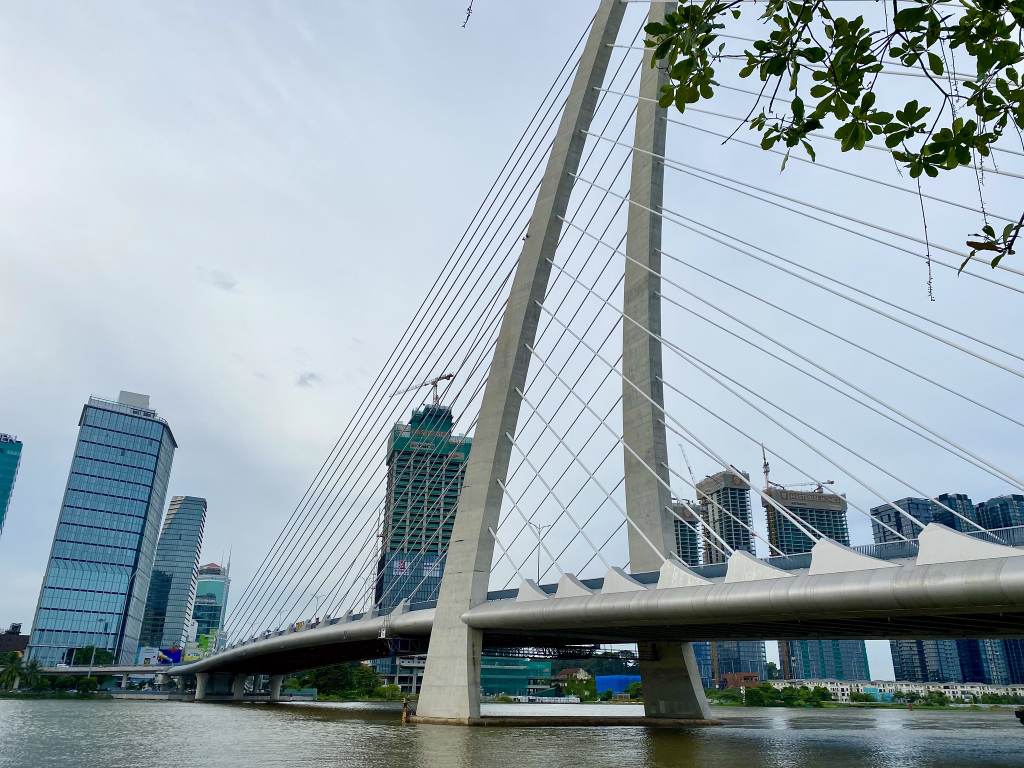
#> input picture Lab2_Part2/data/input/caubason.jpg, 2048 x 1536 px (shown at 1/2 size)
$ jupyter execute Phan3_MoRong.ipynb   (text cells are left out)
#> lines starting #> are read from the running program, lines starting #| are printed output that depends on the picture; after the words box and inside, x2 and y2 are one past the last pixel; in counts of white or black regions, pixels touching at a corner belong together; pictures that were not available may be replaced by others from this repository, and a replacement may not be noted
[cell 1]
import cv2
import numpy as np
import matplotlib.pyplot as plt
from skimage.metrics import structural_similarity as ssim

# Đọc ảnh xám (sử dụng ảnh từ thư mục data)
img_path = './data/input/caubason.jpg'  # Điều chỉnh đường dẫn nếu cần
try:
    img = cv2.imread(img_path, cv2.IMREAD_GRAYSCALE)
#> img: shape (1536, 2048); min 0, max 255, mean 163.3
    if img is None:
        print(f"Không tìm thấy ảnh tại {img_path}")
    else:
        # Tạo 2 kết quả Canny khác nhau
        edges_standard = cv2.Canny(img, 100, 200)  # Tham số mặc định
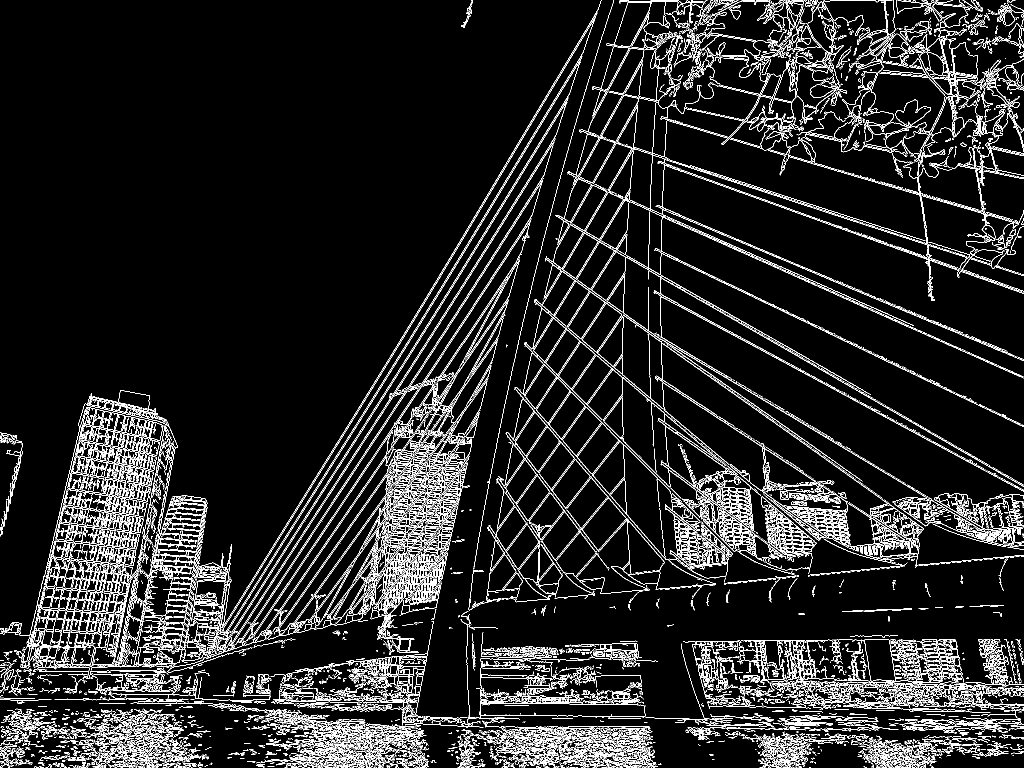
#> edges_standard: shape (1536, 2048) (shown at 1/2 size); 8.9% white in thin lines or dots
        edges_tuned = cv2.Canny(img, 30, 150)      # Tham số đã tinh chỉnh
#> edges_tuned: shape (1536, 2048); 11.5% white in thin lines or dots

        # Tính toán chỉ số SSIM
        score, diff = ssim(edges_standard, edges_tuned, full=True)
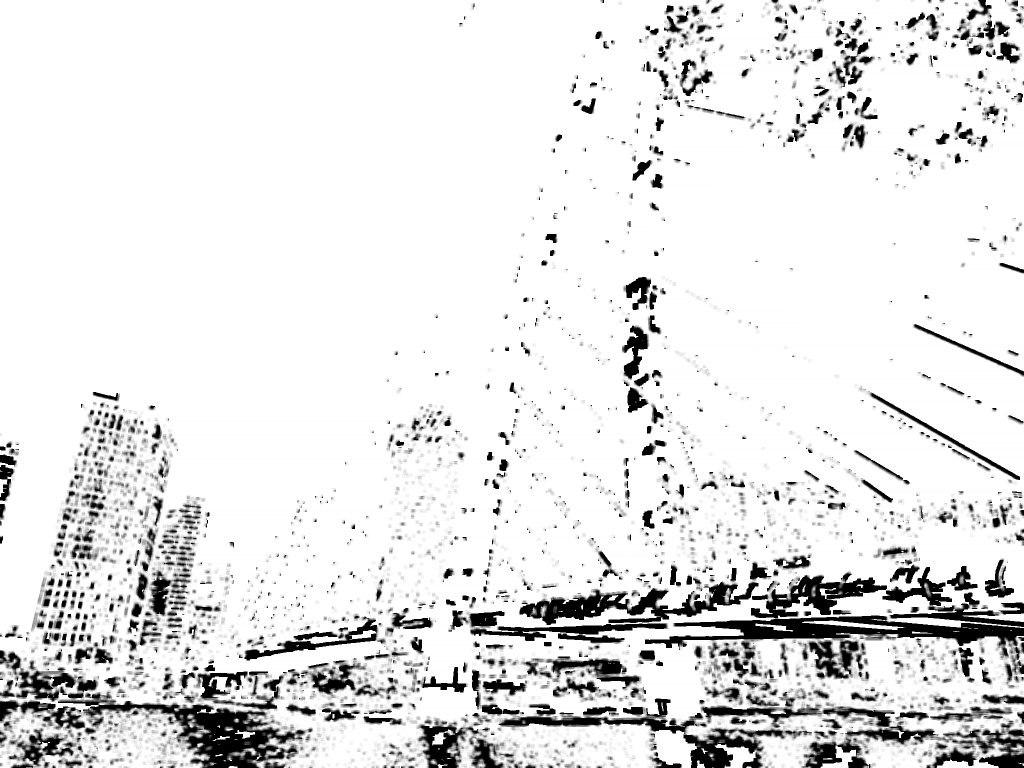
#> diff: shape (1536, 2048) float64 (shown at 1/2 size); min 1.04e-06, max 1, mean 0.895
#> score = 0.895
        print(f"Chỉ số SSIM (Độ tương đồng) giữa 2 thiết lập tham số: {score:.4f}")
#| Chỉ số SSIM (Độ tương đồng) giữa 2 thiết lập tham số: 0.8952

        # Hiển thị
        fig, axes = plt.subplots(1, 2, figsize=(12, 5))
        axes[0].imshow(edges_standard, cmap='gray')
        axes[0].set_title('Canny (100, 200)')
        axes[1].imshow(edges_tuned, cmap='gray')
        axes[1].set_title('Canny (30, 150)')
        for ax in axes:
            ax.axis('off')
        plt.tight_layout()
        plt.show()
except Exception as e:
    print(f"Lỗi: {e}")

[cell 2]
def auto_canny(image, sigma=0.33):
    """
    Tính toán ngưỡng Canny tự động dựa trên median
    """
#> called with sigma = 0.33
    v = np.median(image)
#> v = 204
    lower = int(max(0, (1.0 - sigma) * v))
#> lower = 136
    upper = int(min(255, (1.0 + sigma) * v))
#> upper = 255
    return cv2.Canny(image, lower, upper)
#> returned value: shape (1536, 2048); 3.5% white in thin lines or dots

try:
    img_path = './data/input/caubason.jpg'  # Điều chỉnh đường dẫn nếu cần
    img = cv2.imread(img_path, cv2.IMREAD_GRAYSCALE)

    if img is not None:
        # Dùng Bilateral Filter thay cho Gaussian (Khử nhiễu nhưng giữ nét cạnh)
        bilateral_filtered = cv2.bilateralFilter(img, d=9, sigmaColor=75, sigmaSpace=75)

        # Áp dụng Auto-Canny trên ảnh đã lọc
        edges_improved = auto_canny(bilateral_filtered)
        edges_original = cv2.Canny(img, 100, 200)

        fig, axes = plt.subplots(1, 2, figsize=(12, 5))
        axes[0].imshow(edges_original, cmap='gray')
        axes[0].set_title('Canny Cơ bản')
        axes[1].imshow(edges_improved, cmap='gray')
        axes[1].set_title('Bilateral Filter + Auto Canny')
        for ax in axes:
            ax.axis('off')
        plt.tight_layout()
        plt.show()
except Exception as e:
    print(f"Lỗi: {e}")

[cell 3]
import cv2
import matplotlib.pyplot as plt

try:
    img_path = './data/input/khuphocohoian.jpg'  # Điều chỉnh đường dẫn nếu cần
    img_color = cv2.imread(img_path)
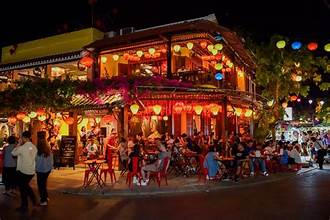
#> input picture Lab2_Part2/data/input/khuphocohoian.jpg, 330 x 220 px
#> img_color is the input picture: shape (220, 330, 3); mean B, G, R 26.8, 41.6, 78.7

    if img_color is not None:
        # Chuyển hệ màu chuẩn RGB cho Matplotlib
        img_rgb = cv2.cvtColor(img_color, cv2.COLOR_BGR2RGB)

        # Tách 3 kênh màu: R, G, B
        r, g, b = cv2.split(img_rgb)
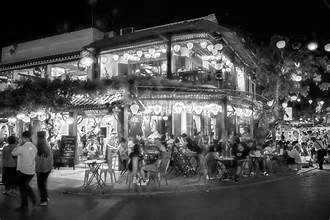
#> r: shape (220, 330); min 0, max 255, mean 78.7

        # Áp dụng Canny cho từng kênh
        edges_r = cv2.Canny(r, 100, 200)
#> edges_r: shape (220, 330); 19.4% white in thin lines or dots, all inside (x1, y1, x2, y2) = (0, 13, 330, 209)
        edges_g = cv2.Canny(g, 100, 200)
#> edges_g: shape (220, 330); 18.3% white in thin lines or dots, all inside (x1, y1, x2, y2) = (0, 13, 330, 206)
        edges_b = cv2.Canny(b, 100, 200)
#> edges_b: shape (220, 330); 17.2% white in thin lines or dots, all inside (x1, y1, x2, y2) = (0, 13, 330, 207)

        # Gộp kết quả bằng phép Bitwise OR
        edges_color_merged = cv2.bitwise_or(edges_r, edges_g)
        edges_color_merged = cv2.bitwise_or(edges_color_merged, edges_b)

        # So sánh: Canny trên ảnh xám vs Canny gộp 3 kênh
        gray_img = cv2.cvtColor(img_rgb, cv2.COLOR_RGB2GRAY)
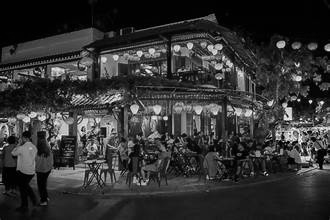
#> gray_img: shape (220, 330); min 0, max 254, mean 51
        edges_gray = cv2.Canny(gray_img, 100, 200)
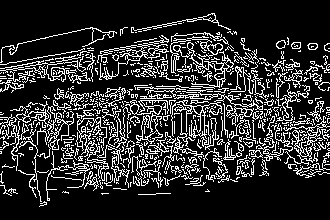
#> edges_gray: shape (220, 330); 18.4% white in thin lines or dots, all inside (x1, y1, x2, y2) = (0, 13, 330, 207)

        # ==========================================
        # CẬP NHẬT: Tạo 1 hàng, 3 cột với kích thước rộng hơn (18, 5)
        # ==========================================
        fig, axes = plt.subplots(1, 3, figsize=(18, 5))

        # Ảnh 1: Ảnh gốc
        axes[0].imshow(img_rgb)
        axes[0].set_title('Ảnh gốc (RGB)', fontsize=12)

        # Ảnh 2: Canny trên ảnh Xám
        axes[1].imshow(edges_gray, cmap='gray')
        axes[1].set_title('Canny trên ảnh Xám (Dễ mất nét)', fontsize=12)

        # Ảnh 3: Canny gộp 3 kênh
        axes[2].imshow(edges_color_merged, cmap='gray')
        axes[2].set_title('Canny gộp 3 kênh RGB (Bảo toàn chi tiết)', fontsize=12)

        # Ẩn trục tọa độ cho cả 3 ảnh
        for ax in axes:
            ax.axis('off')

        plt.tight_layout()
        plt.show()
    else:
        print("Không tìm thấy ảnh. Vui lòng kiểm tra lại đường dẫn!")
except Exception as e:
    print(f"Lỗi: {e}")

[cell 4]
import cv2
import numpy as np
from IPython.display import display, Image, clear_output
import time

# Đường dẫn tới video của bạn
video_path = './data/input/HoiAn.mp4'
cap = cv2.VideoCapture(video_path)

if not cap.isOpened():
    print("Không thể mở video. Vui lòng kiểm tra lại đường dẫn!")
else:
    try:
        print("Đang phát video trực tiếp... (Nhấn nút Stop/Interrupt trên Colab để dừng)")

        while cap.isOpened():
            ret, frame = cap.read()
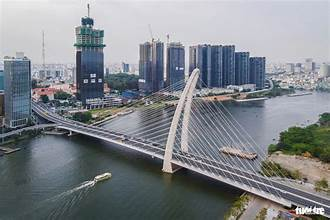
#> input picture Lab2_Part2/data/input/1.jpg, 330 x 220 px, given in place of HoiAn.mp4, which was not available
#> frame is the input picture: shape (220, 330, 3); mean B, G, R 137.8, 132.6, 128.1
            if not ret:
                break # Hết video

            # (Tùy chọn) Thu nhỏ khung hình để video phát mượt hơn trên trình duyệt
            # Bạn có thể bỏ dòng này nếu muốn giữ nguyên kích thước gốc
            frame = cv2.resize(frame, (400, 640))
#> frame: shape (640, 400, 3)

            # 1. Xử lý thuật toán Canny
            gray_frame = cv2.cvtColor(frame, cv2.COLOR_BGR2GRAY)
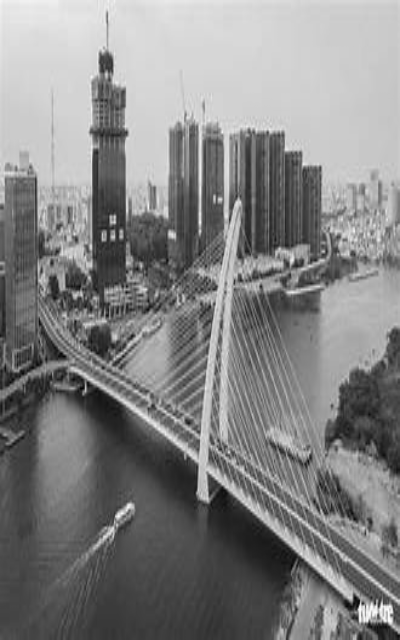
#> gray_frame: shape (640, 400); min 4, max 254, mean 131.7
            blurred = cv2.GaussianBlur(gray_frame, (5, 5), 0)
            edges_frame = cv2.Canny(blurred, 50, 150)
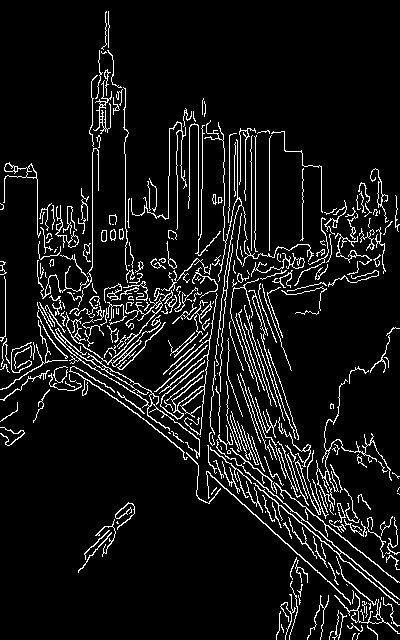
#> edges_frame: shape (640, 400); 8.1% white in thin lines or dots

            # 2. Chuyển ảnh xám Canny sang không gian 3 kênh BGR để có thể ghép
            edges_bgr = cv2.cvtColor(edges_frame, cv2.COLOR_GRAY2BGR)
#> edges_bgr: shape (640, 400, 3); 8.1% white in thin lines or dots

            # 3. Ghép ngang 2 frame (Trái: Gốc, Phải: Canny)
            combined_frame = cv2.hconcat([frame, edges_bgr])
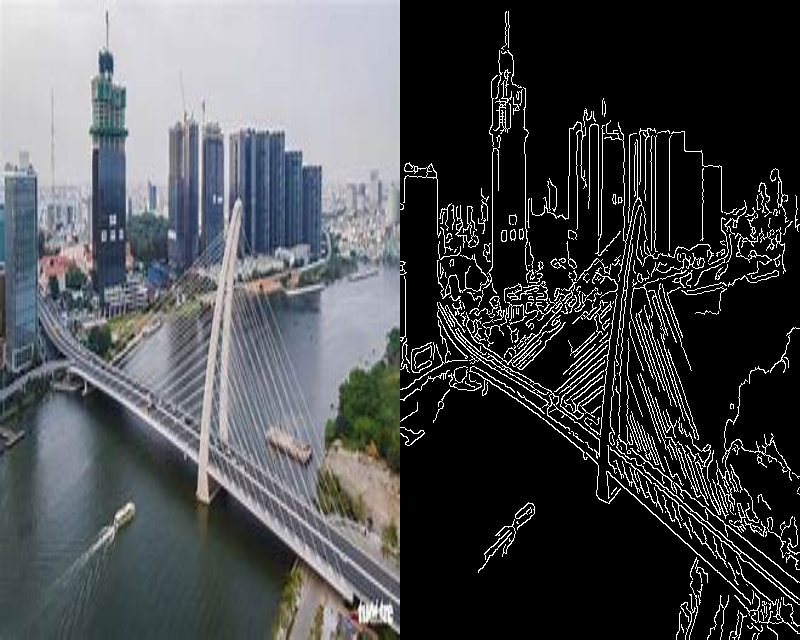
#> combined_frame: shape (640, 800, 3); mean B, G, R 79.2, 76.6, 74.3

            # ==========================================
            # THỦ THUẬT HIỂN THỊ VIDEO TRÊN COLAB/JUPYTER
            # ==========================================
            # Chuyển đổi ma trận ảnh thành chuỗi byte định dạng JPEG
            ret, buffer = cv2.imencode('.jpg', combined_frame)

            # Xóa khung hình cũ (wait=True giúp việc xóa mượt hơn, không bị nháy màn hình)
            clear_output(wait=True)

            # Hiển thị khung hình mới
            display(Image(data=buffer.tobytes()))

            # Thêm độ trễ nhỏ để video không chạy quá nhanh (30ms ~ 30 FPS)
            time.sleep(0.03)

    except KeyboardInterrupt:
        # Xử lý khi bạn bấm nút Stop (Interrupt kernel) trên Colab
        print("Đã buộc dừng phát video.")
    finally:
        # Luôn nhớ giải phóng bộ nhớ khi kết thúc
        cap.release()
        print("Đã hoàn thành hiển thị.")
